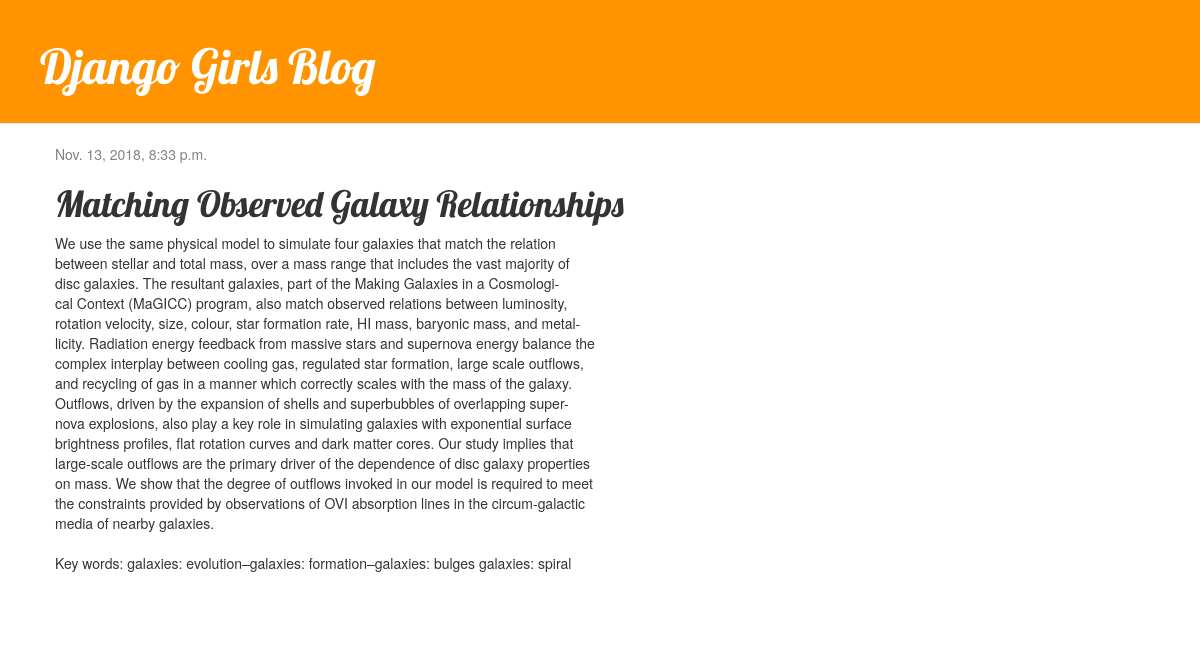
The app's page /post/1/ with its own data.
### blog/models.py (models this page shows, shortened)
class Post(models.Model):
    author = models.ForeignKey('auth.User', on_delete=models.CASCADE)
    title = models.CharField(max_length=200)
    text = models.TextField()
    created_date = models.DateTimeField(
            default=timezone.now)
    published_date = models.DateTimeField(
            blank=True, null=True)

### blog/views.py (the view)
# urls.py: url(r'^post/(?P<pk>\d+)/$', views.post_detail, name='post_detail'),
def post_detail(request, pk):
	post = get_object_or_404(Post, pk=pk)
	return render(request, 'blog/post_detail.html', {'post': post})

### blog/templates/blog/post_detail.html
{% extends 'blog/base.html' %}
{% block content %}
    <div class="post">
        {% if post.published_date %}
            <div class="date">
                {{ post.published_date }}
            </div>
        {% endif %}
        <h1>{{ post.title }}</h1>
        <p>{{ post.text|linebreaksbr }}</p>
    </div>
{% endblock %}

### blog/templates/blog/base.html (shortened to what this page needs)
{% load static %}
<html>
    <head>
    	<link rel="stylesheet" href="//maxcdn.bootstrapcdn.com/bootstrap/3.2.0/css/bootstrap.min.css">
		  <link rel="stylesheet" href="//maxcdn.bootstrapcdn.com/bootstrap/3.2.0/css/bootstrap-theme.min.css">
      <link rel="stylesheet" href="{% static 'css/blog.css' %}">
    </head>
    <body>
        <div class="page-header">
            <h1><a href="/">Django Girls Blog</a></h1>
        </div>
        <div class="content container">
            <div class="row">
                <div class="col-md-8">
                {% block content %}
                {% endblock %}
                </div>
            </div>
        </div>
    </body>
</html>

### blog/static/css/blog.css (style rules this page uses)
h1 a { color: #FCA205; font-family: 'Lobster'; }
.page-header { background-color: #ff9400; margin-top: 0; padding: 20px 20px 20px 40px; }
.page-header h1, .page-header h1 a, .page-header h1 a:visited, .page-header h1 a:active { color: #ffffff; font-size: 36pt; text-decoration: none; }
.content { margin-left: 40px; }
h1, h2, h3, h4 { font-family: 'Lobster', cursive; }
.date { color: #828282; }
.post { margin-bottom: 70px; }

### records on screen
Post: published_date "Nov. 13, 2018, 8:33 p.m.", title "Matching Observed Galaxy Relationships", text "We use the same physical model to simulate four galaxies that match the relation between stellar and total mass, over a mass range that includes the vast majority of disc galaxies. The resultant galaxies, part of the Making Galaxies in a Cosmologi- cal Context (MaGICC) program, also match observed relations between luminosity, rotation velocity, size, colour, star formation rate, HI mass, baryonic mass, and metal- licity. Radiation energy feedback from massive stars and supernova energy balance the complex interplay between cooling gas, regulated star formation, large scale outﬂows, and recycling of gas in a manner which correctly scales with the mass of the galaxy. Outﬂows, driven by the…"
